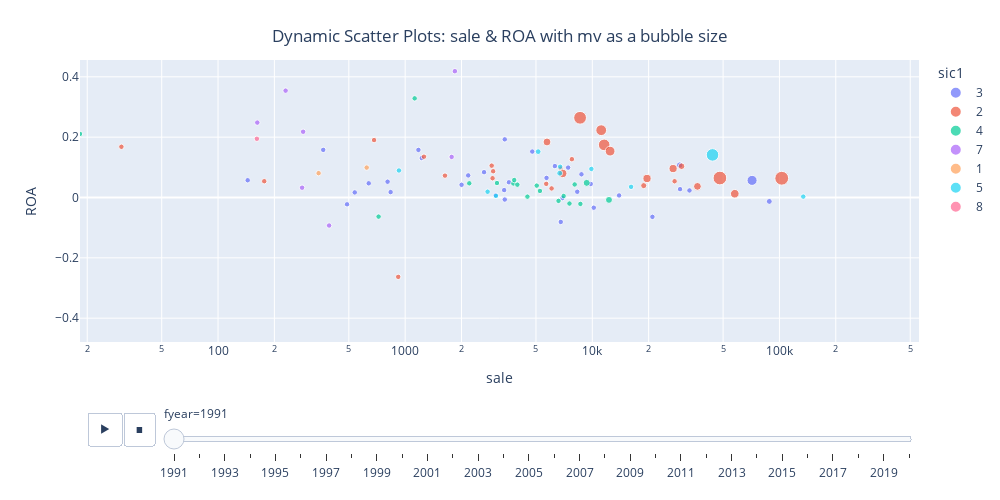

Notebook code cell kept with this figure:
### Markdown cell above
## Visualization

### Code cell
xcol='sale'
ycol='ROA'

# Define size variable to be used as a bubble size
bubble_size_base= 'mv'
df['bubble_size']= df[bubble_size_base].clip(df[bubble_size_base].quantile(0.3),)

fig=px.scatter(df, x=xcol, y=ycol,
              animation_frame='fyear',
              animation_group='conm',
              height= 500, width= 1000,
              range_x=[min(df[xcol]), max(df[xcol])],
              range_y=[min(df[ycol]), max(df[ycol])],
               size='bubble_size', 
               size_max= 50,
               log_x= True,
               color='sic1',
              hover_name= 'conm'
              )

fig.update_layout(
    title={
        'text': f"Dynamic Scatter Plots: {xcol} & {ycol} with {bubble_size_base} as a bubble size",
        'x':0.5,
        'xanchor': 'center',
        'yanchor': 'top'})

fig.show()

### Figure 1 — Plotly figure (JSON) as saved in the notebook; plotly's stock layout.template omitted (floating-point values rounded to 4 significant figures)
{"data": [{"hovertemplate": "<b>%{hovertext}</b><br><br>sic1=3<br>fyear=1991<br>sale=%{x}<br>ROA=%{y}<br>bubble_size=%{marker.size}<extra></extra>", "hovertext": ["ADVANCED MICRO DEVICES", "ANALOG DEVICES INC", "APPLE INC", "APPLIED MATERIALS INC", "BECTON DICKINSON & CO", "BOEING CO", "CATERPILLAR INC", "CUMMINS INC", "DANAHER CORP", "DEERE & CO", "EATON CORP PLC", "EMERSON ELECTRIC CO", "TELEFONAKTIEBOLAGET LM ERICS", "FORD MOTOR CO", "GENERAL DYNAMICS CORP", "L3HARRIS TECHNOLOGIES INC", "HONDA MOTOR CO LTD", "ILLINOIS TOOL WORKS", "TRANE TECHNOLOGIES PLC", "INTEL CORP", "LAM RESEARCH CORP", "LOCKHEED MARTIN CORP", "MEDTRONIC PLC", "NIKE INC  -CL B", "NORTHROP GRUMMAN CORP", "SONY GROUP CORPORATION", "STRYKER CORP", "TEXAS INSTRUMENTS INC", "THERMO FISHER SCIENTIFIC INC", "RAYTHEON TECHNOLOGIES CORP", "VOLVO AB", "AMPHENOL CORP", "CRH PLC", "TOYOTA MOTOR CORP"], "ids": ["ADVANCED MICRO DEVICES", "ANALOG DEVICES INC", "APPLE INC", "APPLIED MATERIALS INC", "BECTON DICKINSON & CO", "BOEING CO", "CATERPILLAR INC", "CUMMINS INC", "DANAHER CORP", "DEERE & CO", "EATON CORP PLC", "EMERSON ELECTRIC CO", "TELEFONAKTIEBOLAGET LM ERICS", "FORD MOTOR CO", "GENERAL DYNAMICS CORP", "L3HARRIS TECHNOLOGIES INC", "HONDA MOTOR CO LTD", "ILLINOIS TOOL WORKS", "TRANE TECHNOLOGIES PLC", "INTEL CORP", "LAM RESEARCH CORP", "LOCKHEED MARTIN CORP", "MEDTRONIC PLC", "NIKE INC  -CL B", "NORTHROP GRUMMAN CORP", "SONY GROUP CORPORATION", "STRYKER CORP", "TEXAS INSTRUMENTS INC", "THERMO FISHER SCIENTIFIC INC", "RAYTHEON TECHNOLOGIES CORP", "VOLVO AB", "AMPHENOL CORP", "CRH PLC", "TOYOTA MOTOR CORP"], "legendgroup": "3", "marker": {"color": "#636efa", "size": [11760.0, 11760.0, 11760.0, 11760.0, 11760.0, 16300.0, 11760.0, 11760.0, 11760.0, 11760.0, 11760.0, 11760.0, 11760.0, 13590.0, 11760.0, 11760.0, 11760.0, 11760.0, 11760.0, 11760.0, 11760.0, 11760.0, 11760.0, 11760.0, 11760.0, 11760.0, 11760.0, 11760.0, 11760.0, 11760.0, 11760.0, 11760.0, 11760.0, 40110.0], "sizemode": "area", "sizeref": 786.4, "symbol": "circle"}, "mode": "markers", "name": "3", "orientation": "v", "showlegend": true, "type": "scatter", "x": [1227.0, 537.7, 6309.0, 638.6, 2172.0, 29314, 10182, 3406.0, 836.3, 6926.0, 3381, 7427, 8310.0, 88290.0, 8751, 3040.0, 33060.0, 2640.0, 3586.0, 4779.0, 144.0, 9809, 1177.0, 3405.0, 5694.0, 29440.0, 364.8, 6784, 805.5, 20953, 13902, 489.1, 2002.0, 71414], "xaxis": "x", "y": [0.1307, 0.01684, 0.1041, 0.04701, 0.07318, 0.1074, -0.0338, -0.006758, 0.01789, -0.001894, 0.02456, 0.0991, 0.01904, -0.013, 0.07683, 0.007411, 0.02332, 0.08397, 0.05049, 0.1523, 0.0571, 0.0449, 0.1577, 0.1927, 0.0649, 0.02767, 0.1579, -0.08102, 0.05239, -0.06414, 0.006787, -0.02254, 0.04211, 0.05674], "yaxis": "y"}, {"hovertemplate": "<b>%{hovertext}</b><br><br>sic1=2<br>fyear=1991<br>sale=%{x}<br>ROA=%{y}<br>bubble_size=%{marker.size}<extra></extra>", "hovertext": ["AIR PRODUCTS & CHEMICALS INC", "AMGEN INC", "BRISTOL-MYERS SQUIBB CO", "BP PLC", "BROWN FORMAN CORP", "CONSTELLATION BRANDS", "CHEVRON CORP", "COCA-COLA CO", "COLGATE-PALMOLIVE CO", "DUPONT DE NEMOURS INC", "ECOLAB INC", "EXXON MOBIL CORP", "GENERAL MILLS INC", "HERSHEY CO", "JOHNSON & JOHNSON", "KIMBERLY-CLARK CORP", "LILLY (ELI) & CO", "MERCK & CO", "NOVO NORDISK A/S", "PPG INDUSTRIES INC", "PEPSICO INC", "PFIZER INC", "ALTRIA GROUP INC", "PROCTER & GAMBLE CO", "UNILEVER PLC", "VF CORP", "IDEXX LABS INC", "TOTALENERGIES SE"], "ids": ["AIR PRODUCTS & CHEMICALS INC", "AMGEN INC", "BRISTOL-MYERS SQUIBB CO", "BP PLC", "BROWN FORMAN CORP", "CONSTELLATION BRANDS", "CHEVRON CORP", "COCA-COLA CO", "COLGATE-PALMOLIVE CO", "DUPONT DE NEMOURS INC", "ECOLAB INC", "EXXON MOBIL CORP", "GENERAL MILLS INC", "HERSHEY CO", "JOHNSON & JOHNSON", "KIMBERLY-CLARK CORP", "LILLY (ELI) & CO", "MERCK & CO", "NOVO NORDISK A/S", "PPG INDUSTRIES INC", "PEPSICO INC", "PFIZER INC", "ALTRIA GROUP INC", "PROCTER & GAMBLE CO", "UNILEVER PLC", "VF CORP", "IDEXX LABS INC", "TOTALENERGIES SE"], "legendgroup": "2", "marker": {"color": "#EF553B", "size": [11760.0, 11760.0, 45850.0, 29550.0, 11760.0, 11760.0, 23920.0, 53320.0, 11760.0, 14550.0, 11760.0, 75610.0, 11760.0, 11760.0, 38150.0, 11760.0, 24430.0, 64350.0, 11760.0, 11760.0, 26730.0, 27690.0, 73820.0, 26160.0, 17000.0, 11760.0, 11760.0, 11760.0], "sizemode": "area", "sizeref": 786.4, "symbol": "circle"}, "mode": "markers", "name": "2", "orientation": "v", "showlegend": true, "type": "scatter", "x": [2931.0, 682.0, 11159, 57730.0, 1260.0, 176.6, 36461, 11570.0, 6060.0, 18827, 918.0, 102847, 7778.0, 2899.0, 12447, 6777.0, 5726.0, 8603.0, 1632.0, 5673.0, 19610.0, 6950, 48064, 27026, 29990.0, 2952.0, 30.45, 27530], "xaxis": "x", "y": [0.06383, 0.1904, 0.2231, 0.0124, 0.1352, 0.05397, 0.03685, 0.1744, 0.03004, 0.03933, -0.263, 0.06385, 0.127, 0.1056, 0.1537, 0.0962, 0.1841, 0.2642, 0.07249, 0.04522, 0.06301, 0.07977, 0.06455, 0.09591, 0.1037, 0.08707, 0.1682, 0.05385], "yaxis": "y"}, {"hovertemplate": "<b>%{hovertext}</b><br><br>sic1=4<br>fyear=1991<br>sale=%{x}<br>ROA=%{y}<br>bubble_size=%{marker.size}<extra></extra>", "hovertext": ["AMERICAN ELECTRIC POWER CO", "VERIZON COMMUNICATIONS INC", "CSX CORP", "COMCAST CORP", "DOMINION ENERGY INC", "DUKE ENERGY CORP", "NEXTERA ENERGY INC", "FEDEX CORP", "NORFOLK SOUTHERN CORP", "XCEL ENERGY INC", "SEMPRA ENERGY", "EXELON CORP", "SOUTHERN CO", "AT&T INC", "TC ENERGY CORP", "UNION PACIFIC CORP", "WASTE MANAGEMENT INC", "VODAFONE GROUP PUBLIC LTD"], "ids": ["AMERICAN ELECTRIC POWER CO", "VERIZON COMMUNICATIONS INC", "CSX CORP", "COMCAST CORP", "DOMINION ENERGY INC", "DUKE ENERGY CORP", "NEXTERA ENERGY INC", "FEDEX CORP", "NORFOLK SOUTHERN CORP", "XCEL ENERGY INC", "SEMPRA ENERGY", "EXELON CORP", "SOUTHERN CO", "AT&T INC", "TC ENERGY CORP", "UNION PACIFIC CORP", "WASTE MANAGEMENT INC", "VODAFONE GROUP PUBLIC LTD"], "legendgroup": "4", "marker": {"color": "#00cc96", "size": [11760.0, 19110.0, 11760.0, 11760.0, 11760.0, 11760.0, 11760.0, 11760.0, 11760.0, 11760.0, 11760.0, 11760.0, 11760.0, 19400.0, 11760.0, 11760.0, 11760.0, 11760.0], "sizemode": "area", "sizeref": 786.4, "symbol": "circle"}, "mode": "markers", "name": "4", "orientation": "v", "showlegend": true, "type": "scatter", "x": [5047.0, 12280.0, 8636, 721, 3786.0, 3826.0, 5249.0, 7550.0, 4501.0, 2201.0, 6599, 3976.0, 8050.0, 9332.0, 3094.0, 7029, 18.3, 1124.0], "xaxis": "x", "y": [0.03942, -0.007954, -0.02124, -0.06333, 0.04653, 0.05788, 0.02176, -0.02006, 0.002822, 0.04705, -0.01113, 0.04255, 0.04323, 0.04847, 0.04794, 0.004894, 0.2108, 0.3286], "yaxis": "y"}, {"hovertemplate": "<b>%{hovertext}</b><br><br>sic1=7<br>fyear=1991<br>sale=%{x}<br>ROA=%{y}<br>bubble_size=%{marker.size}<extra></extra>", "hovertext": ["AUTODESK INC", "AUTOMATIC DATA PROCESSING", "MICROSOFT CORP", "ADOBE INC", "FISERV INC", "CADENCE DESIGN SYSTEMS INC", "ELECTRONIC ARTS INC"], "ids": ["AUTODESK INC", "AUTOMATIC DATA PROCESSING", "MICROSOFT CORP", "ADOBE INC", "FISERV INC", "CADENCE DESIGN SYSTEMS INC", "ELECTRONIC ARTS INC"], "legendgroup": "7", "marker": {"color": "#ab63fa", "size": [11760.0, 11760.0, 11870.0, 11760.0, 11760.0, 11760.0, 11760.0], "sizemode": "area", "sizeref": 786.4, "symbol": "circle"}, "mode": "markers", "name": "7", "orientation": "v", "showlegend": true, "type": "scatter", "x": [284.9, 1772.0, 1843.0, 229.7, 281.3, 392.3, 162.1], "xaxis": "x", "y": [0.2179, 0.1345, 0.4186, 0.3542, 0.03244, -0.09286, 0.2483], "yaxis": "y"}, {"hovertemplate": "<b>%{hovertext}</b><br><br>sic1=1<br>fyear=1991<br>sale=%{x}<br>ROA=%{y}<br>bubble_size=%{marker.size}<extra></extra>", "hovertext": ["BARRICK GOLD CORP", "NEWMONT CORP"], "ids": ["BARRICK GOLD CORP", "NEWMONT CORP"], "legendgroup": "1", "marker": {"color": "#FFA15A", "size": [11760.0, 11760.0], "sizemode": "area", "sizeref": 786.4, "symbol": "circle"}, "mode": "markers", "name": "1", "orientation": "v", "showlegend": true, "type": "scatter", "x": [344.7, 622.8], "xaxis": "x", "y": [0.0806, 0.09914], "yaxis": "y"}, {"hovertemplate": "<b>%{hovertext}</b><br><br>sic1=5<br>fyear=1991<br>sale=%{x}<br>ROA=%{y}<br>bubble_size=%{marker.size}<extra></extra>", "hovertext": ["TARGET CORP", "HOME DEPOT INC", "LOWE'S COS INC", "MCDONALD'S CORP", "CVS HEALTH CORP", "MITSUI & CO LTD", "ROSS STORES INC", "WALMART INC", "WALGREENS BOOTS ALLIANCE INC", "TJX COS INC (THE)"], "ids": ["TARGET CORP", "HOME DEPOT INC", "LOWE'S COS INC", "MCDONALD'S CORP", "CVS HEALTH CORP", "MITSUI & CO LTD", "ROSS STORES INC", "WALMART INC", "WALGREENS BOOTS ALLIANCE INC", "TJX COS INC (THE)"], "legendgroup": "5", "marker": {"color": "#19d3f3", "size": [11760.0, 13010.0, 11760.0, 13630.0, 11760.0, 11760.0, 11760.0, 61900.0, 11760.0, 11760.0], "sizemode": "area", "sizeref": 786.4, "symbol": "circle"}, "mode": "markers", "name": "5", "orientation": "v", "showlegend": true, "type": "scatter", "x": [16115, 5137.0, 3056.0, 6695, 9886.0, 134089, 926.4, 43890.0, 6733.0, 2758.0], "xaxis": "x", "y": [0.03531, 0.152, 0.005392, 0.08058, 0.09467, 0.002908, 0.08954, 0.1412, 0.1019, 0.01921], "yaxis": "y"}, {"hovertemplate": "<b>%{hovertext}</b><br><br>sic1=8<br>fyear=1991<br>sale=%{x}<br>ROA=%{y}<br>bubble_size=%{marker.size}<extra></extra>", "hovertext": ["PAYCHEX INC"], "ids": ["PAYCHEX INC"], "legendgroup": "8", "marker": {"color": "#FF6692", "size": [11760.0], "sizemode": "area", "sizeref": 786.4, "symbol": "circle"}, "mode": "markers", "name": "8", "orientation": "v", "showlegend": true, "type": "scatter", "x": [161.3], "xaxis": "x", "y": [0.1946], "yaxis": "y"}], "layout": {"height": 500, "legend": {"itemsizing": "constant", "title": {"text": "sic1"}, "tracegroupgap": 0}, "margin": {"t": 60}, "sliders": [{"active": 0, "currentvalue": {"prefix": "fyear="}, "len": 0.9, "pad": {"b": 10, "t": 60}, "steps": [{"args": [["1991"], {"frame": {"duration": 0, "redraw": false}, "fromcurrent": true, "mode": "immediate", "transition": {"duration": 0, "easing": "linear"}}], "label": "1991", "method": "animate"}, {"args": [["1992"], {"frame": {"duration": 0, "redraw": false}, "fromcurrent": true, "mode": "immediate", "transition": {"duration": 0, "easing": "linear"}}], "label": "1992", "method": "animate"}, {"args": [["1993"], {"frame": {"duration": 0, "redraw": false}, "fromcurrent": true, "mode": "immediate", "transition": {"duration": 0, "easing": "linear"}}], "label": "1993", "method": "animate"}, {"args": [["1994"], {"frame": {"duration": 0, "redraw": false}, "fromcurrent": true, "mode": "immediate", "transition": {"duration": 0, "easing": "linear"}}], "label": "1994", "method": "animate"}, {"args": [["1995"], {"frame": {"duration": 0, "redraw": false}, "fromcurrent": true, "mode": "immediate", "transition": {"duration": 0, "easing": "linear"}}], "label": "1995", "method": "animate"}, {"args": [["1996"], {"frame": {"duration": 0, "redraw": false}, "fromcurrent": true, "mode": "immediate", "transition": {"duration": 0, "easing": "linear"}}], "label": "1996", "method": "animate"}, {"args": [["1997"], {"frame": {"duration": 0, "redraw": false}, "fromcurrent": true, "mode": "immediate", "transition": {"duration": 0, "easing": "linear"}}], "label": "1997", "method": "animate"}, {"args": [["1998"], {"frame": {"duration": 0, "redraw": false}, "fromcurrent": true, "mode": "immediate", "transition": {"duration": 0, "easing": "linear"}}], "label": "1998", "method": "animate"}, {"args": [["1999"], {"frame": {"duration": 0, "redraw": false}, "fromcurrent": true, "mode": "immediate", "transition": {"duration": 0, "easing": "linear"}}], "label": "1999", "method": "animate"}, {"args": [["2000"], {"frame": {"duration": 0, "redraw": false}, "fromcurrent": true, "mode": "immediate", "transition": {"duration": 0, "easing": "linear"}}], "label": "2000", "method": "animate"}, {"args": [["2001"], {"frame": {"duration": 0, "redraw": false}, "fromcurrent": true, "mode": "immediate", "transition": {"duration": 0, "easing": "linear"}}], "label": "2001", "method": "animate"}, {"args": [["2002"], {"frame": {"duration": 0, "redraw": false}, "fromcurrent": true, "mode": "immediate", "transition": {"duration": 0, "easing": "linear"}}], "label": "2002", "method": "animate"}, {"args": [["2003"], {"frame": {"duration": 0, "redraw": false}, "fromcurrent": true, "mode": "immediate", "transition": {"duration": 0, "easing": "linear"}}], "label": "2003", "method": "animate"}, {"args": [["2004"], {"frame": {"duration": 0, "redraw": false}, "fromcurrent": true, "mode": "immediate", "transition": {"duration": 0, "easing": "linear"}}], "label": "2004", "method": "animate"}, {"args": [["2005"], {"frame": {"duration": 0, "redraw": false}, "fromcurrent": true, "mode": "immediate", "transition": {"duration": 0, "easing": "linear"}}], "label": "2005", "method": "animate"}, {"args": [["2006"], {"frame": {"duration": 0, "redraw": false}, "fromcurrent": true, "mode": "immediate", "transition": {"duration": 0, "easing": "linear"}}], "label": "2006", "method": "animate"}, {"args": [["2007"], {"frame": {"duration": 0, "redraw": false}, "fromcurrent": true, "mode": "immediate", "transition": {"duration": 0, "easing": "linear"}}], "label": "2007", "method": "animate"}, {"args": [["2008"], {"frame": {"duration": 0, "redraw": false}, "fromcurrent": true, "mode": "immediate", "transition": {"duration": 0, "easing": "linear"}}], "label": "2008", "method": "animate"}, {"args": [["2009"], {"frame": {"duration": 0, "redraw": false}, "fromcurrent": true, "mode": "immediate", "transition": {"duration": 0, "easing": "linear"}}], "label": "2009", "method": "animate"}, {"args": [["2010"], {"frame": {"duration": 0, "redraw": false}, "fromcurrent": true, "mode": "immediate", "transition": {"duration": 0, "easing": "linear"}}], "label": "2010", "method": "animate"}, {"args": [["2011"], {"frame": {"duration": 0, "redraw": false}, "fromcurrent": true, "mode": "immediate", "transition": {"duration": 0, "easing": "linear"}}], "label": "2011", "method": "animate"}, {"args": [["2012"], {"frame": {"duration": 0, "redraw": false}, "fromcurrent": true, "mode": "immediate", "transition": {"duration": 0, "easing": "linear"}}], "label": "2012", "method": "animate"}, {"args": [["2013"], {"frame": {"duration": 0, "redraw": false}, "fromcurrent": true, "mode": "immediate", "transition": {"duration": 0, "easing": "linear"}}], "label": "2013", "method": "animate"}, {"args": [["2014"], {"frame": {"duration": 0, "redraw": false}, "fromcurrent": true, "mode": "immediate", "transition": {"duration": 0, "easing": "linear"}}], "label": "2014", "method": "animate"}, {"args": [["2015"], {"frame": {"duration": 0, "redraw": false}, "fromcurrent": true, "mode": "immediate", "transition": {"duration": 0, "easing": "linear"}}], "label": "2015", "method": "animate"}, {"args": [["2016"], {"frame": {"duration": 0, "redraw": false}, "fromcurrent": true, "mode": "immediate", "transition": {"duration": 0, "easing": "linear"}}], "label": "2016", "method": "animate"}, {"args": [["2017"], {"frame": {"duration": 0, "redraw": false}, "fromcurrent": true, "mode": "immediate", "transition": {"duration": 0, "easing": "linear"}}], "label": "2017", "method": "animate"}, {"args": [["2018"], {"frame": {"duration": 0, "redraw": false}, "fromcurrent": true, "mode": "immediate", "transition": {"duration": 0, "easing": "linear"}}], "label": "2018", "method": "animate"}, {"args": [["2019"], {"frame": {"duration": 0, "redraw": false}, "fromcurrent": true, "mode": "immediate", "transition": {"duration": 0, "easing": "linear"}}], "label": "2019", "method": "animate"}, {"args": [["2020"], {"frame": {"duration": 0, "redraw": false}, "fromcurrent": true, "mode": "immediate", "transition": {"duration": 0, "easing": "linear"}}], "label": "2020", "method": "animate"}], "x": 0.1, "xanchor": "left", "y": 0, "yanchor": "top"}], "title": {"text": "Dynamic Scatter Plots: sale & ROA with mv as a bubble size", "x": 0.5, "xanchor": "center", "yanchor": "top"}, "updatemenus": [{"buttons": [{"args": [null, {"frame": {"duration": 500, "redraw": false}, "fromcurrent": true, "mode": "immediate", "transition": {"duration": 500, "easing": "linear"}}], "label": "&#9654;", "method": "animate"}, {"args": [[null], {"frame": {"duration": 0, "redraw": false}, "fromcurrent": true, "mode": "immediate", "transition": {"duration": 0, "easing": "linear"}}], "label": "&#9724;", "method": "animate"}], "direction": "left", "pad": {"r": 10, "t": 70}, "showactive": false, "type": "buttons", "x": 0.1, "xanchor": "right", "y": 0, "yanchor": "top"}], "width": 1000, "xaxis": {"anchor": "y", "domain": [0, 1], "range": [1.262, 5.746], "title": {"text": "sale"}, "type": "log"}, "yaxis": {"anchor": "x", "domain": [0, 1], "range": [-0.4789, 0.4557], "title": {"text": "ROA"}, "type": "linear"}}}
